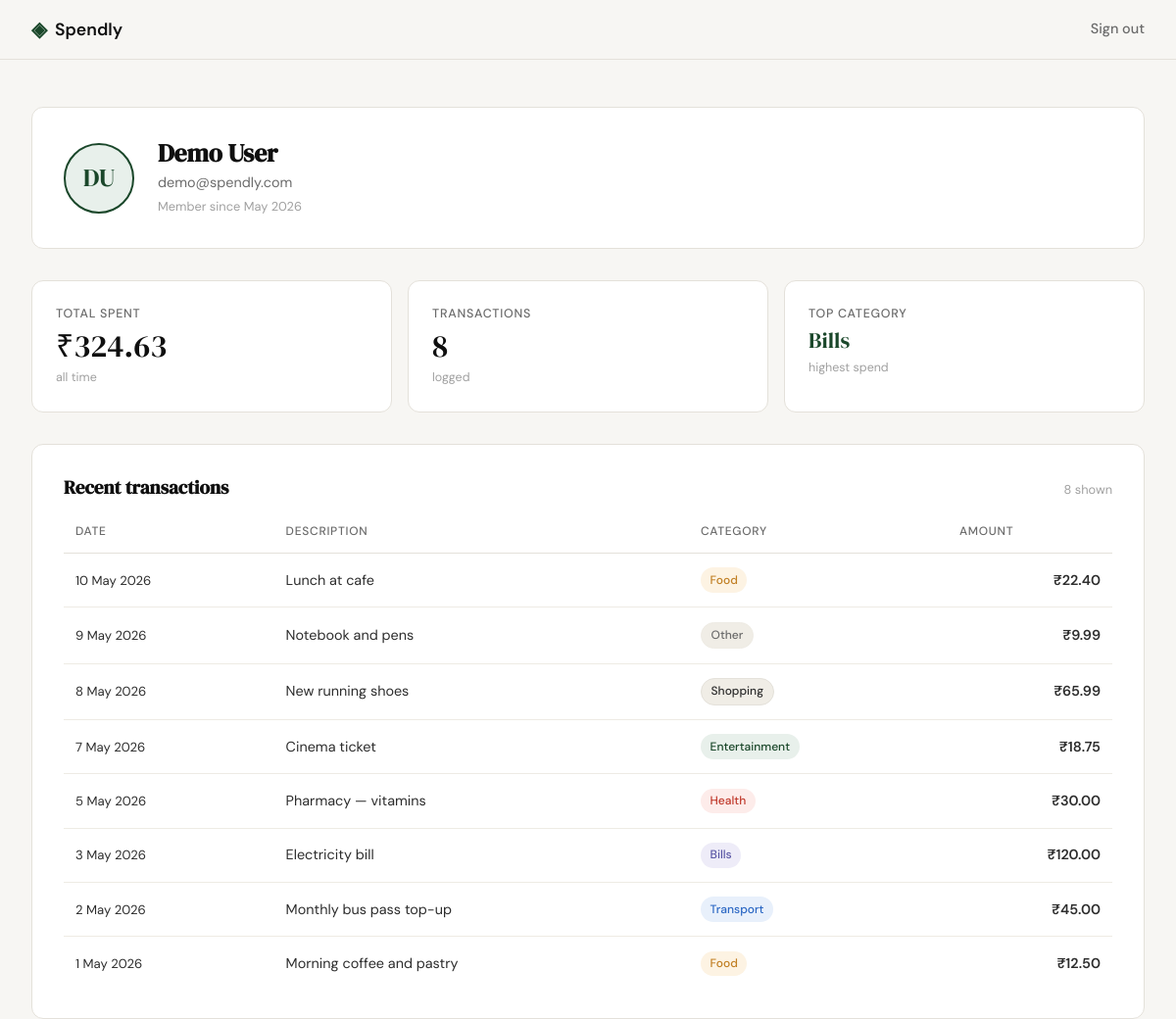
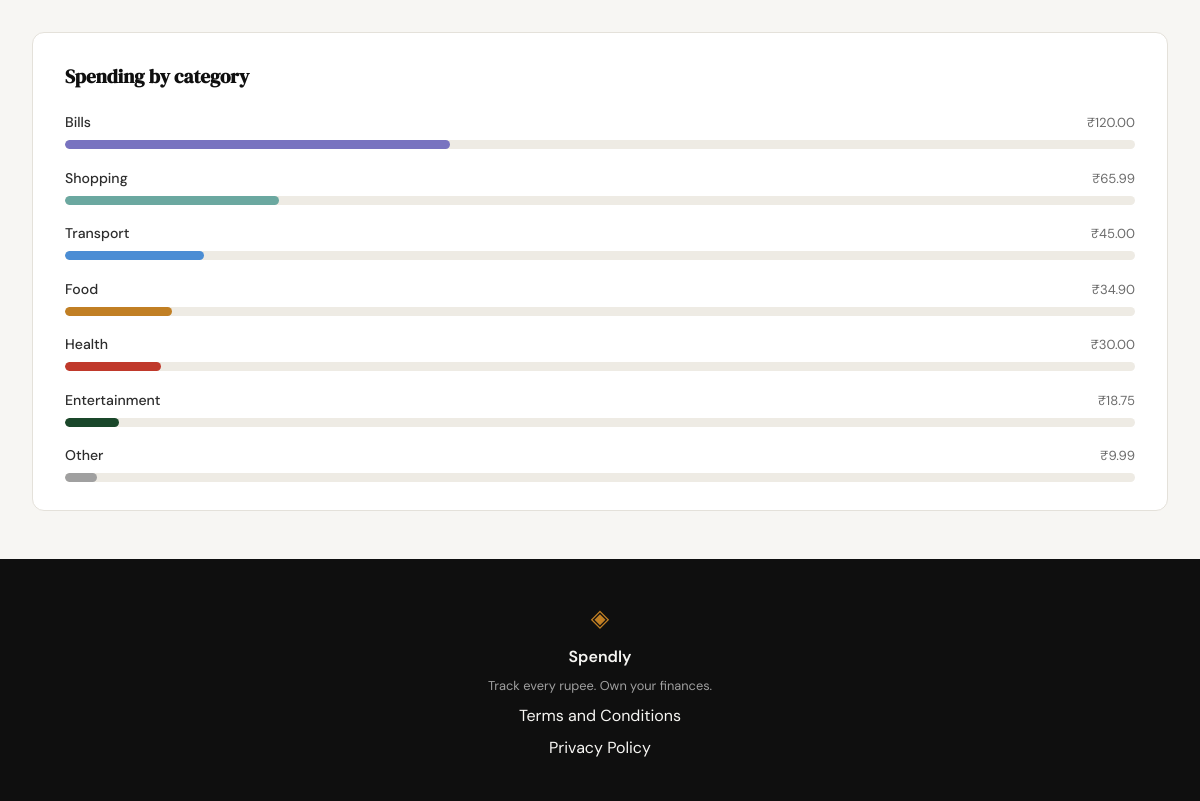
Screenshot of /profile (signed in) with the database file from the repository (2 pictures, top to bottom).
### tables this page shows
CREATE TABLE users (
            id            INTEGER PRIMARY KEY AUTOINCREMENT,
            name          TEXT    NOT NULL,
            email         TEXT    UNIQUE NOT NULL,
            password_hash TEXT    NOT NULL,
            created_at    TEXT    DEFAULT (datetime('now'))
        );

CREATE TABLE expenses (
            id          INTEGER PRIMARY KEY AUTOINCREMENT,
            user_id     INTEGER NOT NULL REFERENCES users(id),
            amount      REAL    NOT NULL,
            category    TEXT    NOT NULL,
            date        TEXT    NOT NULL,
            description TEXT,
            created_at  TEXT    DEFAULT (datetime('now'))
        );

### app.py (the view)
@app.route("/profile")
def profile():
    if not session.get("user_id"):
        return redirect(url_for("login"))
    db_user = get_user_by_id(session["user_id"])
    if db_user is None:
        abort(404)
    created_at = datetime.strptime(db_user["created_at"][:19], "%Y-%m-%d %H:%M:%S")
    member_since = created_at.strftime("%B %Y")
    initials = "".join(word[0].upper() for word in db_user["name"].split() if word)
    user = {
        "name":         db_user["name"],
        "email":        db_user["email"],
        "initials":     initials,
        "member_since": member_since,
    }
    raw_stats = get_stats_by_user(session["user_id"])
    stats = {
        "total_spent":       f"₹{raw_stats['total_spent']:,.2f}",
        "transaction_count": raw_stats["transaction_count"],
        "top_category":      raw_stats["top_category"],
    }
    raw_transactions = get_expenses_by_user(session["user_id"])
    transactions = [
        {
            "date":         tx["date"],
            "description":  tx["description"],
            "category":     tx["category"],
            "category_key": tx["category_key"],
            "amount":       f"₹{tx['amount']:,.2f}",
        }
        for tx in raw_transactions
    ]
    raw_categories = get_categories_by_user(session["user_id"])
    categories = [
        {
            "name":    cat["name"],
            "key":     cat["key"],
            "amount":  f"₹{cat['amount']:,.2f}",
            "percent": cat["percent"],
        }
        for cat in raw_categories
    ]
    return render_template("profile.html", user=user, stats=stats,
                           transactions=transactions, categories=categories)

### database/db.py (called while the page is built)
def get_db():
    db_path = os.path.join(os.path.dirname(__file__), '..', 'spendly.db')
    conn = sqlite3.connect(db_path)
    conn.row_factory = sqlite3.Row
    conn.execute("PRAGMA foreign_keys = ON")
    return conn

def get_categories_by_user(user_id):
    conn = get_db()
    total_row = conn.execute(
        "SELECT COALESCE(SUM(amount), 0.0) AS total"
        " FROM expenses WHERE user_id = ?",
        (user_id,)
    ).fetchone()
    total = total_row["total"]
    rows = conn.execute(
        "SELECT category, SUM(amount) AS cat_total"
        " FROM expenses WHERE user_id = ?"
        " GROUP BY category ORDER BY cat_total DESC",
        (user_id,)
    ).fetchall()
    conn.close()
    result = []
    for row in rows:
        cat_total = row["cat_total"]
        percent = int(cat_total / total * 100) if total > 0 else 0
        result.append({
            "name":    row["category"],
            "key":     row["category"].lower(),
            "amount":  cat_total,
            "percent": percent,
        })
    return result

def get_stats_by_user(user_id):
    conn = get_db()
    row = conn.execute(
        "SELECT COALESCE(SUM(amount), 0.0) AS total_spent,"
        " COUNT(*) AS transaction_count"
        " FROM expenses WHERE user_id = ?",
        (user_id,)
    ).fetchone()
    total_spent = row["total_spent"]
    transaction_count = row["transaction_count"]
    top_row = conn.execute(
        "SELECT category, SUM(amount) AS cat_total"
        " FROM expenses WHERE user_id = ?"
        " GROUP BY category ORDER BY cat_total DESC LIMIT 1",
        (user_id,)
    ).fetchone()
    top_category = top_row["category"] if top_row else ""
    conn.close()
    return {
        "total_spent":       total_spent,
        "transaction_count": transaction_count,
        "top_category":      top_category,
    }

def get_user_by_id(user_id):
    conn = get_db()
    row = conn.execute(
        "SELECT * FROM users WHERE id = ?", (user_id,)
    ).fetchone()
    conn.close()
    return row

### templates/profile.html (shortened to what this page needs)
{% extends "base.html" %}
{% block content %}
<section class="profile-page">
  <div class="profile-inner">
    <div class="profile-hero">
      <div class="profile-avatar">
        <span class="profile-avatar-initials">{{ user.initials }}</span>
      </div>
      <div class="profile-identity">
        <h1 class="profile-name">{{ user.name }}</h1>
        <p class="profile-email">{{ user.email }}</p>
        <p class="profile-since">Member since {{ user.member_since }}</p>
      </div>
    </div>
    <div class="profile-stats">
      <div class="profile-stat-card">
        <span class="profile-stat-label">Total spent</span>
        <span class="profile-stat-value">{{ stats.total_spent }}</span>
        <span class="profile-stat-sub">all time</span>
      </div>
      <div class="profile-stat-card">
        <span class="profile-stat-label">Transactions</span>
        <span class="profile-stat-value">{{ stats.transaction_count }}</span>
        <span class="profile-stat-sub">logged</span>
      </div>
      <div class="profile-stat-card">
        <span class="profile-stat-label">Top category</span>
        <span class="profile-stat-value profile-stat-category">{{ stats.top_category }}</span>
        <span class="profile-stat-sub">highest spend</span>
      </div>
    </div>
    <div class="profile-section">
      <div class="profile-section-header">
        <h2 class="profile-section-title">Recent transactions</h2>
        <span class="profile-section-count">{{ transactions | length }} shown</span>
      </div>
      <div class="profile-table-wrap">
        <table class="profile-table">
          <thead>
            <tr>
              <th>Date</th>
              <th>Description</th>
              <th>Category</th>
              <th class="profile-th-amount">Amount</th>
            </tr>
          </thead>
          <tbody>
            {% for tx in transactions %}
            <tr>
              <td class="profile-td-date">{{ tx.date }}</td>
              <td class="profile-td-desc">{{ tx.description }}</td>
              <td>
                <span class="profile-badge profile-badge-{{ tx.category_key }}">
                  {{ tx.category }}
                </span>
              </td>
              <td class="profile-td-amount">{{ tx.amount }}</td>
            </tr>
            {% endfor %}
          </tbody>
        </table>
      </div>
    </div>
    <div class="profile-section">
      <div class="profile-section-header">
        <h2 class="profile-section-title">Spending by category</h2>
      </div>
      <div class="profile-breakdown">
        {% for cat in categories %}
        <div class="profile-breakdown-row">
          <div class="profile-breakdown-meta">
            <span class="profile-breakdown-name">{{ cat.name }}</span>
            <span class="profile-breakdown-amount">{{ cat.amount }}</span>
          </div>
          <div class="mock-bar-track">
            <div class="mock-bar profile-bar-{{ cat.key }}" style="width: {{ cat.percent }}%"></div>
          </div>
        </div>
        {% endfor %}
      </div>
    </div>
  </div>
</section>
{% endblock %}

### rows the page displays
users: name "Demo User", email "demo@spendly.com"
expenses: top_category "Bills", date "3 May 2026", description "Electricity bill", category "Bills", amount "₹120.00"
expenses: date "10 May 2026", description "Lunch at cafe", category "Food", amount "₹22.40"
expenses: date "9 May 2026", description "Notebook and pens", category "Other", amount "₹9.99"
expenses: date "8 May 2026", description "New running shoes", category "Shopping", amount "₹65.99"
expenses: date "7 May 2026", description "Cinema ticket", category "Entertainment", amount "₹18.75"
expenses: date "5 May 2026", description "Pharmacy — vitamins", category "Health", amount "₹30.00"
expenses: date "2 May 2026", description "Monthly bus pass top-up", category "Transport", amount "₹45.00"
expenses: date "1 May 2026", description "Morning coffee and pastry", category "Food", amount "₹12.50"

### other values shown
{{ user.initials }} "DU"
{{ user.member_since }} "May 2026"
{{ stats.total_spent }} "₹324.63"
{{ stats.transaction_count }} "8"
{{ transactions | length }} "8"
{{ cat.name }} "Bills" "Shopping" "Transport" "Food" "Health" "Entertainment" "Other"
{{ cat.amount }} "₹120.00" "₹65.99" "₹45.00" "₹34.90" "₹30.00" "₹18.75" "₹9.99"
